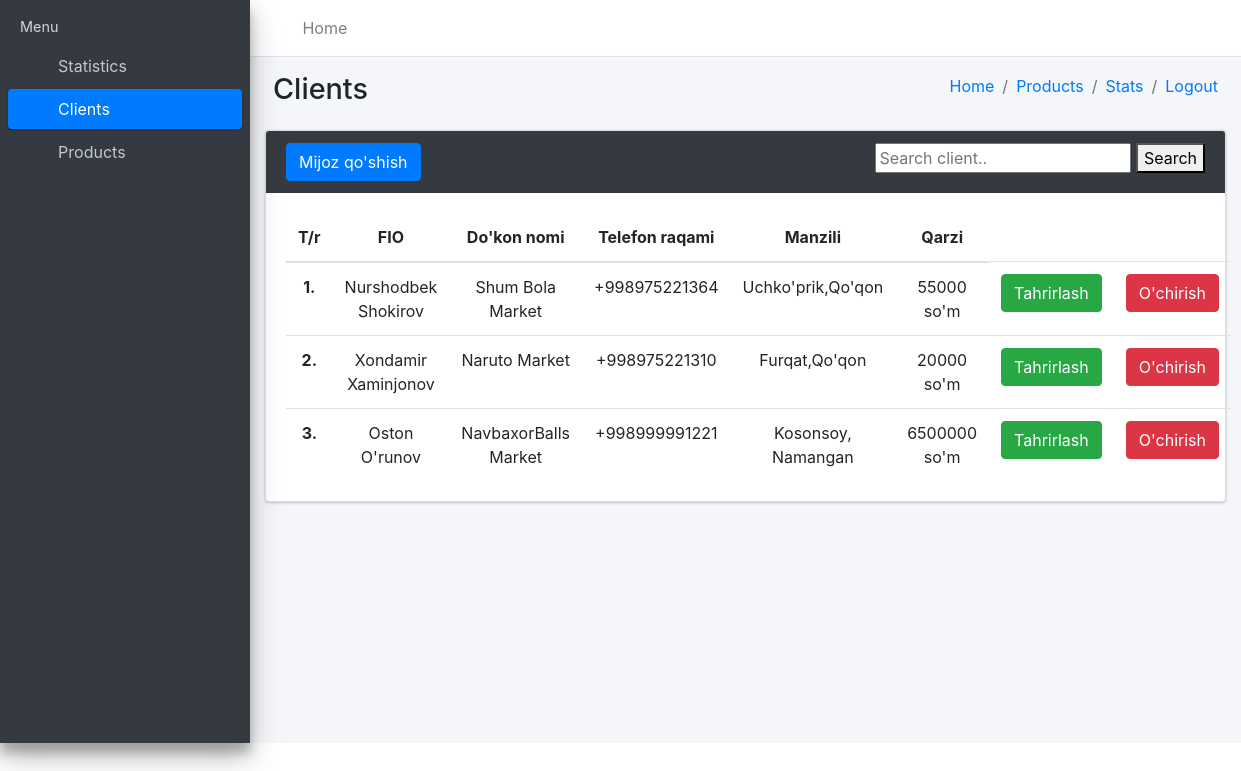
The app's page /clientlar/ (signed in) with its own data.
### asosiy/models.py (models this page shows, shortened)
class Mijoz(models.Model):
    ism = models.CharField(max_length=50)
    dokon = models.CharField(max_length=50)
    tel = models.CharField(max_length=20)
    manzil = models.CharField(max_length=100)
    omborxona = models.ForeignKey(Omborxona,on_delete=models.CASCADE)
    qarz = models.PositiveIntegerField(default=0,null=True)

### asosiy/views.py (the view, shortened to what this page needs)
# urls.py: path('clientlar/',MijozlarView.as_view()),
class MijozlarView(View):
    def get(self, request):
        natija = Mijoz.objects.filter(omborxona = Omborxona.objects.get(user = request.user))
        qidiruv_sozi = request.GET.get('search')
        if qidiruv_sozi:
            natija = natija.filter(ism__contains=qidiruv_sozi)|natija.filter(dokon__contains=qidiruv_sozi)
        content = {
            "mijozlar":natija,
            'omborxonas': Omborxona.objects.all()
        }
        return render(request,"clients.html",content)

### templates/clients.html (shortened to what this page needs)
<!DOCTYPE html>
<html lang="en">
<head>
    {% load static %}
  <link rel="stylesheet" href="{% static 'plugins/fontawesome-free/css/all.min.css' %}">
  <link rel="stylesheet" href="https://code.ionicframework.com/ionicons/2.0.1/css/ionicons.min.css">
  <link rel="stylesheet" href="{% static 'dist/css/adminlte.min.css' %}">
  <link rel="stylesheet" href="https://maxcdn.bootstrapcdn.com/bootstrap/4.5.2/css/bootstrap.min.css">
</head>
<body class="hold-transition sidebar-mini">
<div class="wrapper">
  <nav class="main-header navbar navbar-expand navbar-white navbar-light">
    <ul class="navbar-nav">
      <li class="nav-item">
        <a class="nav-link" data-widget="pushmenu" href="#" role="button"><i class="fas fa-bars"></i></a>
      </li>
      <li class="nav-item d-none d-sm-inline-block">
        <a href="/bulimlar/" class="nav-link">Home</a>
      </li>
    </ul>
  </nav>
  <aside class="main-sidebar sidebar-dark-primary elevation-4">
    <div class="sidebar">
      <nav class="mt-2">
        <ul class="nav nav-pills nav-sidebar flex-column" data-widget="treeview" role="menu" data-accordion="false">
          <li class="nav-header">Menu</li>
          <li class="nav-item">
            <a href="/stats/" class="nav-link">
              <i class="nav-icon far fa-circle text-warning"></i>
              <p>Statistics</p>
            </a>
          </li>
          <li class="nav-item">
            <a href="/clientlar/" class="nav-link active">
              <i class="nav-icon far fa-circle text-danger"></i>
              <p class="text">Clients</p>
            </a>
          </li>
          <li class="nav-item">
            <a href="/mahsulotlar/" class="nav-link">
              <i class="nav-icon far fa-circle text-info"></i>
              <p>Products</p>
            </a>
          </li>
        </ul>
      </nav>
    </div>
  </aside>
  <div class="content-wrapper">
    <div class="content-header">
      <div class="container-fluid">
        <div class="row mb-2">
          <div class="col-sm-6">
            <h1 class="m-0">Clients</h1>
          </div>
          <div class="col-sm-6">
            <ol class="breadcrumb float-sm-right">
             <li class="breadcrumb-item"><a href="/bulimlar/">Home</a></li>
                <li class="breadcrumb-item active"><a href="/mahsulotlar/">Products</a></li>
                <li class="breadcrumb-item active"><a href="/stats/">Stats</a></li>
              <li class="breadcrumb-item"><a href="/logout/">Logout</a></li>
            </ol>
          </div>
        </div>
      </div>
    </div>
    <div class="col-md-12">
        <div class="card card-dark">
            <div class="card-header border-0">
                <div class="d-flex justify-content-between">
                    <button type="submit" class="btn btn-primary" data-toggle="modal" data-target="#myModal">Mijoz qo'shish</button>
                <form method="get">
                    <input type="text" name="search" placeholder="Search client..">
                    <button type="submit">Search</button>
                </form>
                </div>
            </div>
            <div class="card-body">
                <table class="table" style="text-align: center;">
                    <thead>
                        <tr>
                            <th scope="col" style="width: 15px">T/r</th>
                            <th scope="col" style="width: 255px; text-align: center;">FIO</th>
                            <th scope="col" style="text-align: center;">Do'kon nomi</th>
                            <th scope="col" style="text-align: center;">Telefon raqami</th>
                            <th scope="col" style="text-align: center;">Manzili</th>
                            <th scope="col" style="text-align: center;">Qarzi</th>
                        </tr>
                    </thead>
                    <tbody>
                    {% for mijoz in mijozlar %}
                        <tr>
                            <th scope="row">{{forloop.counter}}.</th>
                            <td>{{mijoz.ism}}</td>
                            <td>{{mijoz.dokon}}</td>
                            <td>{{mijoz.tel}}</td>
                            <td>{{mijoz.manzil}}</td>
                            <td>{{mijoz.qarz}} so'm</td>
                            <td><a href="/update_client/{{mijoz.id}}/"><button type="submit" class="btn btn-success" data-toggle="modal">Tahrirlash</button></a></td>
                            <td><a href="/del_client/{{mijoz.id}}/"><button type="submit" class="btn btn-danger" data-toggle="modal">O'chirish</button></td>
                        </tr>
                    {% endfor %}
                    </tbody>
                </table>
            </div>
        </div>
    </div>
</body>
</html>

### records on screen
Mijoz: ism "Nurshodbek Shokirov", dokon "Shum Bola Market", tel "+998975221364", manzil "Uchko'prik,Qo'qon", qarz "55000"
Mijoz: ism "Xondamir Xaminjonov", dokon "Naruto Market", tel "+998975221310", manzil "Furqat,Qo'qon", qarz "20000"
Mijoz: ism "Oston O'runov", dokon "NavbaxorBalls Market", tel "+998999991221", manzil "Kosonsoy, Namangan", qarz "6500000"
